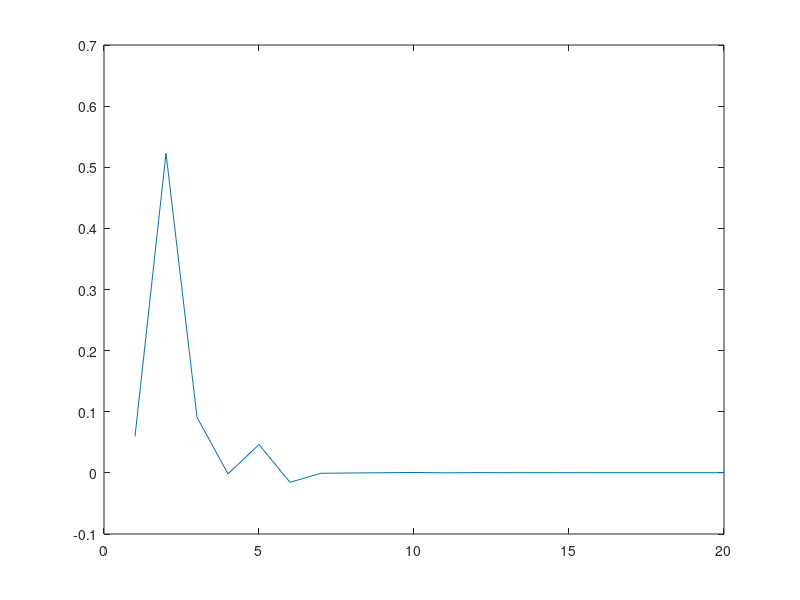

Recreate this plot in MATLAB.
%constants
w_c = 3.5;
w_q = 12;
w_mm = 0.2;
w_ff = 0.2;
w_n = 1.05;
v = 3.2;
ro = 0.68;
q_c = 7.6;
x = 0.8;
beta = 0.3;
e_c = 3.8;
alfa = 0.4;


Iter=100;

%LOWHouseholds
f = 1;
b = 0.5;
d = 1;

T_e = beta*v*(w_mm+w_ff)/(w_n-beta*(w_mm+w_ff));

e_m=zeros(1,Iter);
e_f=zeros(1,Iter);
N=zeros(1,Iter);
K=zeros(1,Iter);

e_m(1) = 8;
e_f(1)= 6.7;
N(1) = 1;
K(1)=0.1;


h=0.3*ones(1,Iter);
n=3*ones(1,Iter);


for i=1:Iter
    
    for j=1:10
        Y(i) = ((0.5*e_m(i)*(1-f*h(i))*N(i))^alfa)*((0.5*e_f(i)*(1-(h(i)+v*n(i)+T_e*n(i)))*N(i))^alfa)*(K(i))^(1-2*alfa);
        w_m(i) = (alfa*Y(i))/(e_m(i)*(1-f*h(i))*(N(i)/2));
        w_f(i) = (alfa*Y(i))/(e_f(i)*(1-(h(i)+v*n(i)+T_e*n(i))*(N(i)/2)));
        r(i) = (1-2*alfa)*Y(i)/K(i);
        c(i) = (e_m(i)*w_m(i)+d*e_f(i)*w_f(i))/((1+((1+r(i))*w_c)/(1+ro))+2*w_q/w_c);
        h(i) = (e_m(i)*w_m(i)+d*e_f(i)*w_f(i))/((w_c/w_q)*(1+((1+r(i))*w_c)/(1+ro))+2)*(f*e_m(i)*w_m(i)+d*e_f(i)*w_f(i));
        n(i)=((e_m(i)*w_m(i)+d*e_f(i)*w_f(i))/((1+(((1+r(i))*w_c)/(1+ro)))+2*w_q/w_c))   *    ((w_n-beta*(w_mm+w_ff))/(v*w_c*e_f(i)*w_f(i)));
    end
    
    K(i+1) = 0.5*N(i)*((w_c/(ro+1))*c(i));
    N(i+1) = n(i)*N(i)/2;
    e_m(i+1) = e_c*((e_m(i))^(1-beta))*(2*b*T_e)^beta;
    e_f(i+1) = e_c*((e_m(i))^(1-beta))*(2*(1-b)*T_e)^beta;
end





plot((1:20),Y(1:20));


